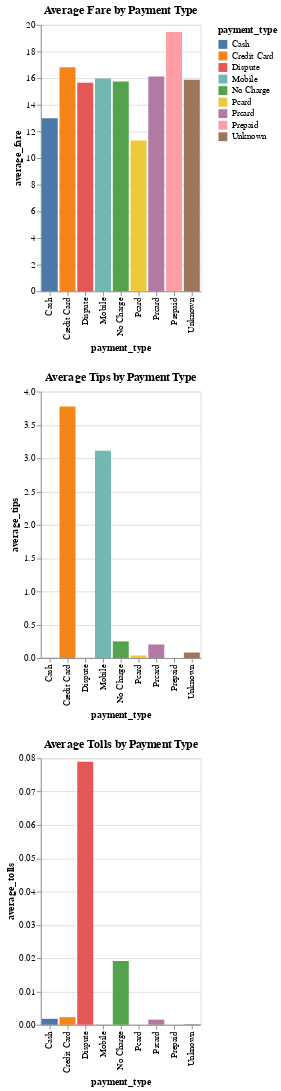

Notebook source saved alongside this figure:
### Code cell
# prompt: Menggunakan df DataFrame: buatkan 3 chart batang sumbu x nya berdasarkan payment_type untuk semua average. bedakan warnanya setiap average

import altair as alt

# Create a bar chart for average fare
chart_fare = alt.Chart(df).mark_bar().encode(
    x='payment_type',
    y='average_fare',
    color='payment_type'  # Color bars by payment type
).properties(title="Average Fare by Payment Type")

# Create a bar chart for average tips
chart_tips = alt.Chart(df).mark_bar().encode(
    x='payment_type',
    y='average_tips',
    color='payment_type'  # Color bars by payment type
).properties(title="Average Tips by Payment Type")


# Create a bar chart for average tolls
chart_tolls = alt.Chart(df).mark_bar().encode(
    x='payment_type',
    y='average_tolls',
    color='payment_type'  # Color bars by payment type
).properties(title="Average Tolls by Payment Type")

# Display all three charts
chart_fare & chart_tips & chart_tolls

### Figure 1 — Vega-Lite specification as saved in the notebook (floating-point values rounded to 4 significant figures)
{"config": {"view": {"continuousWidth": 400, "continuousHeight": 300}}, "vconcat": [{"mark": "bar", "encoding": {"color": {"field": "payment_type", "type": "nominal"}, "x": {"field": "payment_type", "type": "nominal"}, "y": {"field": "average_fare", "type": "quantitative"}}, "title": "Average Fare by Payment Type"}, {"mark": "bar", "encoding": {"color": {"field": "payment_type", "type": "nominal"}, "x": {"field": "payment_type", "type": "nominal"}, "y": {"field": "average_tips", "type": "quantitative"}}, "title": "Average Tips by Payment Type"}, {"mark": "bar", "encoding": {"color": {"field": "payment_type", "type": "nominal"}, "x": {"field": "payment_type", "type": "nominal"}, "y": {"field": "average_tolls", "type": "quantitative"}}, "title": "Average Tolls by Payment Type"}], "data": {"name": "data-aa1097524a3b78214af4d66470822bff"}, "$schema": "https://vega.github.io/schema/vega-lite/v4.17.0.json", "datasets": {"data-aa1097524a3b78214af4d66470822bff": [{"payment_type": "Prepaid", "average_fare": 19.46, "average_tips": 0.0, "average_tolls": 0.0}, {"payment_type": "Credit Card", "average_fare": 16.82, "average_tips": 3.777, "average_tolls": 0.002267}, {"payment_type": "Prcard", "average_fare": 16.13, "average_tips": 0.2035, "average_tolls": 0.001529}, {"payment_type": "Mobile", "average_fare": 15.97, "average_tips": 3.113, "average_tolls": 4.968e-05}, {"payment_type": "Unknown", "average_fare": 15.87, "average_tips": 0.08213, "average_tolls": 0.0001472}, {"payment_type": "No Charge", "average_fare": 15.75, "average_tips": 0.2495, "average_tolls": 0.01914}, {"payment_type": "Dispute", "average_fare": 15.66, "average_tips": 0.001446, "average_tolls": 0.07899}, {"payment_type": "Cash", "average_fare": 12.99, "average_tips": 0.002424, "average_tolls": 0.001791}, {"payment_type": "Pcard", "average_fare": 11.33, "average_tips": 0.03802, "average_tolls": 0.0}]}}
